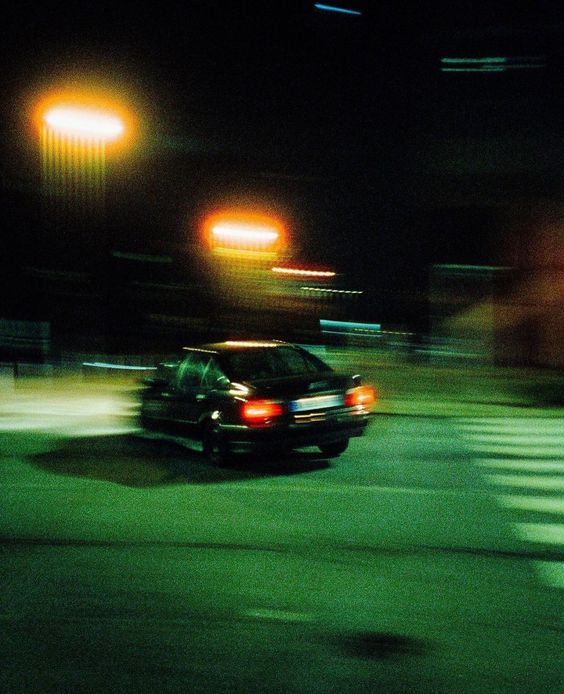
#> input picture Aplikasi A1-A8/image.jpg, 564 x 694 px, given in place of the camera
$ python pertemuanL1.py
#> lines starting #> are read from the running program, lines starting #| are printed output that depends on the picture; after the words box and inside, x2 and y2 are one past the last pixel; in counts of white or black regions, pixels touching at a corner belong together
import cv2
import numpy as np

cam = cv2.VideoCapture(0)
while True:
    _,frame = cam.read()
#> frame is the input picture: shape (694, 564, 3); mean B, G, R 30.7, 54.4, 36.6
    hsv = cv2.cvtColor(frame, cv2.COLOR_BGR2HSV)
#> hsv: shape (694, 564, 3); mean H, S, V 71.1, 132.2, 59.3
    lower_color = np.array([66,98,100]) #HUE,SATURATION,VALUE
    upper_color = np.array([156,232,255]) #HUE,SATURATION,VALUE
    mask = cv2.inRange(hsv,lower_color,upper_color)
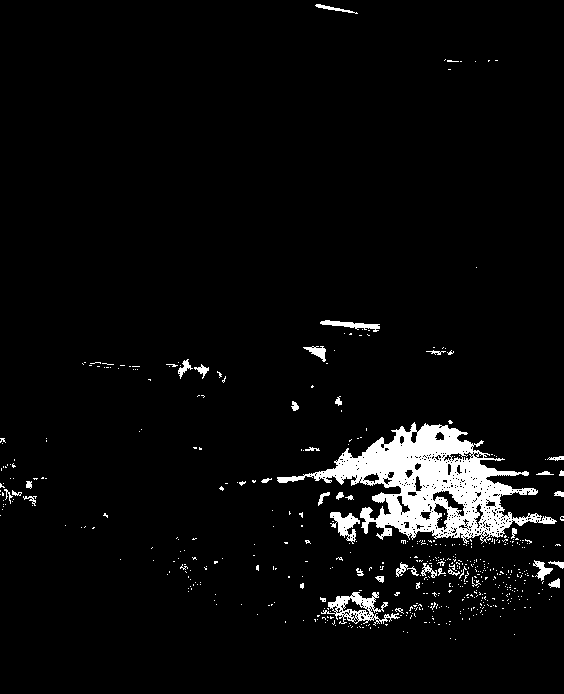
#> mask: shape (694, 564); 4.4% white; 529 white regions (491 under 20 px), largest, box (x1, y1, x2, y2) and area: (277, 422, 557, 544) 12431, (321, 592, 400, 626) 934, (330, 512, 360, 544) 444
    result = cv2.bitwise_and(frame,frame,mask=mask) #Hasil dari proses
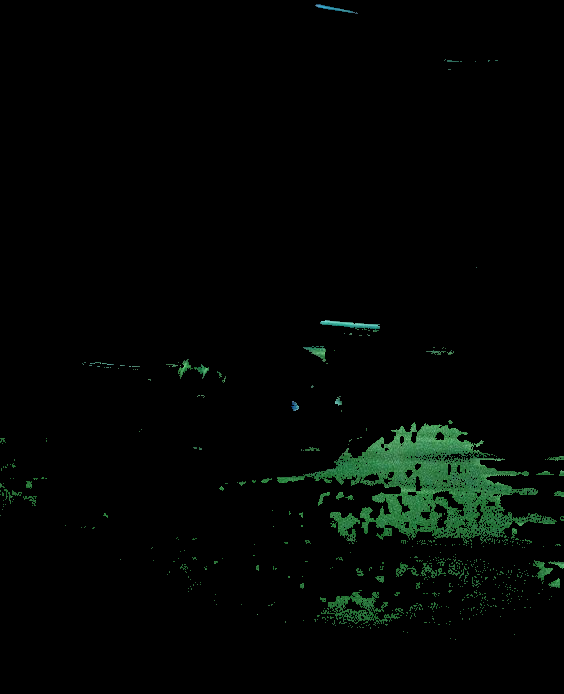
#> result: shape (694, 564, 3); mean B, G, R 3.1, 5.5, 2.2
    cv2.imshow("frame",frame)
    cv2.imshow("mask",mask)
    cv2.imshow("result",result)
    key = cv2.waitKey(1)
#> (key Esc is pressed here)
    if key == 27:
        break #Jika menekan "ESC"

cam.release()
cv2.destroyAllWindows()
